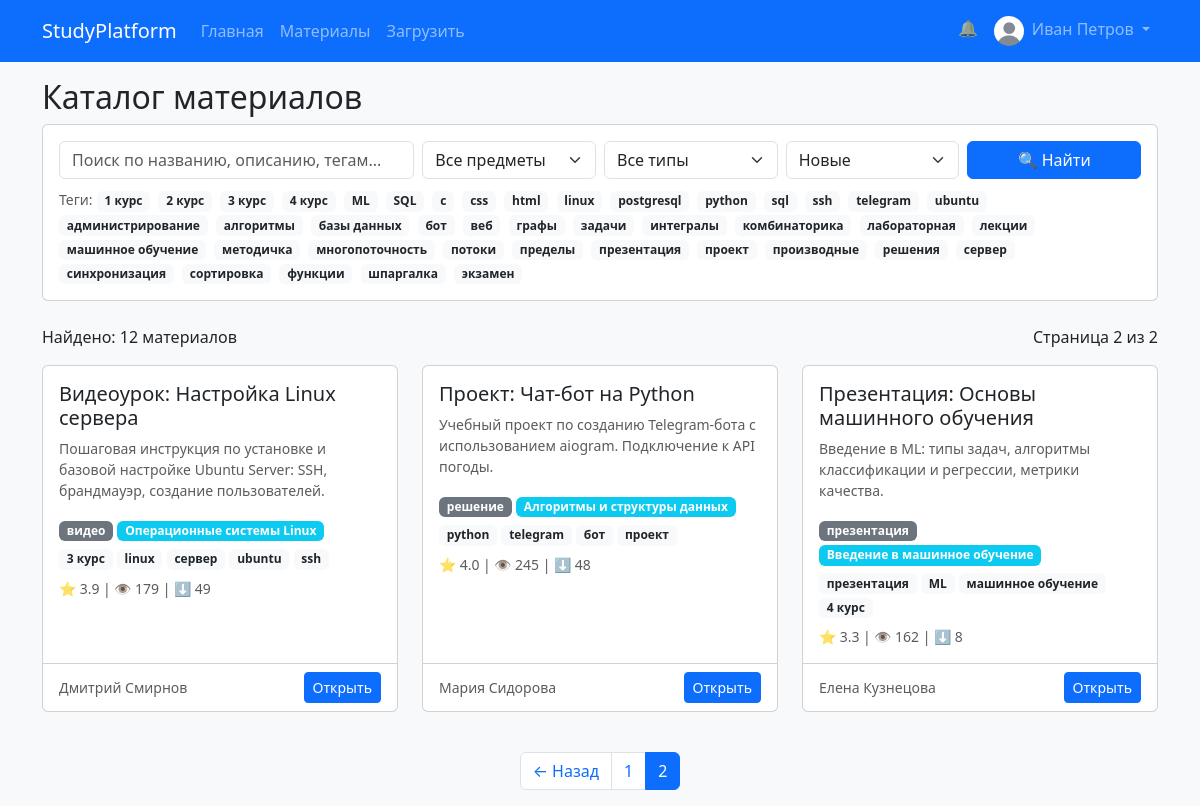
The page /materials/browse?page=2&q=&sort=date (signed in) on the database as committed earlier.
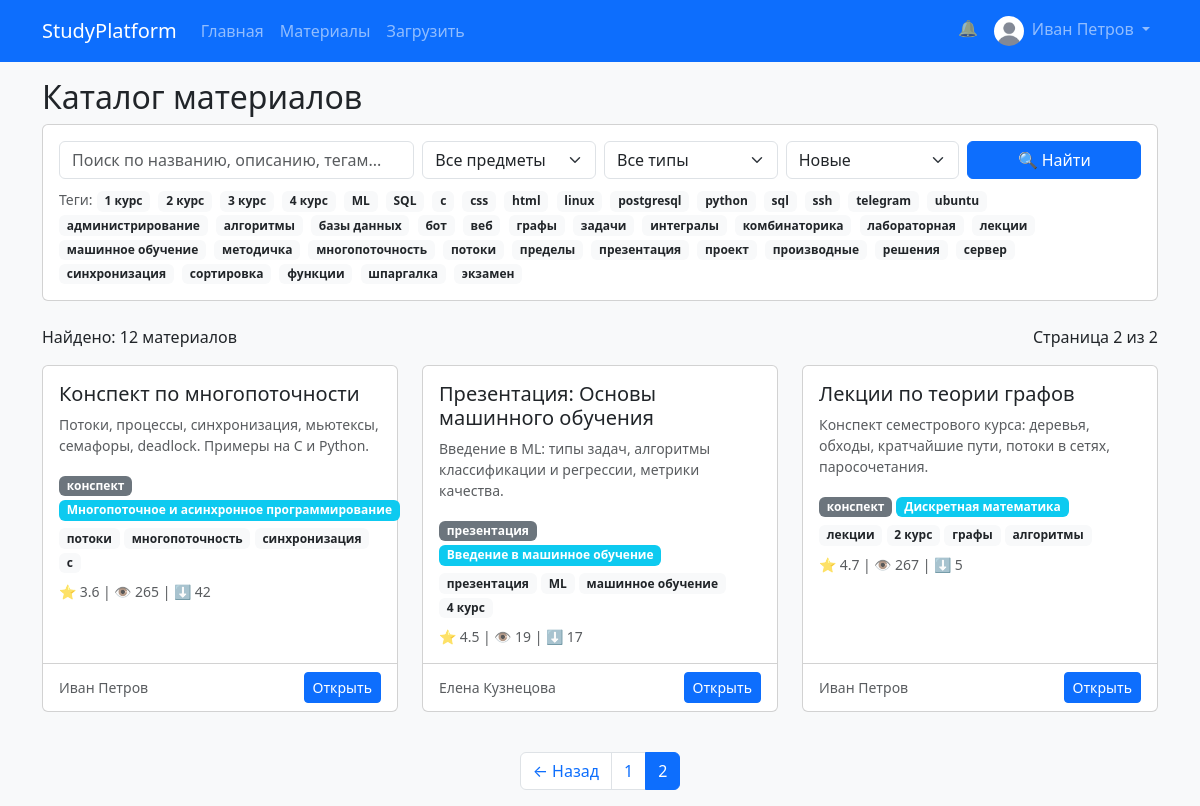
The same page on the database as committed later.
### app/models.py (models this page shows, shortened)
class Tag(db.Model):
    id = db.Column(db.Integer, primary_key=True)
    name = db.Column(db.String(50), unique=True, nullable=False)

class Material(db.Model):
    id = db.Column(db.Integer, primary_key=True)
    title = db.Column(db.String(200), nullable=False)
    description = db.Column(db.Text)
    type = db.Column(db.String(20))  # 'конспект', 'решение', 'видео', 'презентация'
    file_url = db.Column(db.String(300))  # ссылка или путь к файлу
    user_id = db.Column(db.Integer, db.ForeignKey('user.id'), nullable=False)
    subject_id = db.Column(db.Integer, db.ForeignKey('subject.id'))
    course_id = db.Column(db.Integer)  # или связь с курсом, пока просто число
    views = db.Column(db.Integer, default=0)
    downloads = db.Column(db.Integer, default=0)
    average_rating = db.Column(db.Float, default=0.0)
    created_at = db.Column(db.DateTime, default=datetime.utcnow)
    updated_at = db.Column(db.DateTime, default=datetime.utcnow, onupdate=datetime.utcnow)
    tags = db.relationship('Tag', secondary=material_tags, backref=db.backref('materials', lazy='dynamic'), lazy='dynamic')
    comments = db.relationship('Comment', backref='material', lazy='dynamic')
    ratings = db.relationship('Rating', backref='material', lazy='dynamic')
    favorites = db.relationship('Favorite', backref='material', lazy='dynamic')

class Subject(db.Model):
    id = db.Column(db.Integer, primary_key=True)
    name = db.Column(db.String(100), nullable=False)
    code = db.Column(db.String(20), unique=True)
    faculty = db.Column(db.String(100))
    description = db.Column(db.Text)
    materials = db.relationship('Material', backref='subject', lazy='dynamic')

class User(UserMixin, db.Model):
    id = db.Column(db.Integer, primary_key=True)
    email = db.Column(db.String(100), unique=True, nullable=False)
    password_hash = db.Column(db.String(128))
    full_name = db.Column(db.String(100), nullable=False)
    avatar = db.Column(db.String(200), default='defaults_avatars/default.png')
    role = db.Column(db.String(20), default='student')  # student, teacher, admin
    faculty = db.Column(db.String(100), default='')
    course = db.Column(db.String(10), default='')
    bio = db.Column(db.Text, default='')
    rating = db.Column(db.Float, default=0.0)
    created_at = db.Column(db.DateTime, default=datetime.utcnow)
    materials = db.relationship('Material', backref='author', lazy='dynamic')
    ratings = db.relationship('Rating', backref='user', lazy='dynamic')
    comments = db.relationship('Comment', backref='user', lazy='dynamic')
    favorites = db.relationship('Favorite', backref='user', lazy='dynamic')
    def is_admin(self):
        return self.role == 'admin'

### app/routes/materials.py (the view, shortened to what this page needs)
@materials_bp.route('/browse')
def browse():
    search = request.args.get('q', '')
    subject_filter = request.args.get('subject')
    type_filter = request.args.get('type')
    tag_filter = request.args.get('tag')
    sort = request.args.get('sort', 'date')
    page = request.args.get('page', 1, type=int)
    per_page = 9  # по 9 карточек на странице
    query = Material.query
    if subject_filter:
        query = query.filter(Material.subject.has(Subject.name == subject_filter))
    if type_filter:
        query = query.filter(Material.type == type_filter)
    if tag_filter:
        query = query.filter(Material.tags.any(Tag.name == tag_filter))
    if sort == 'rating':
        query = query.order_by(Material.average_rating.desc())
    elif sort == 'popular':
        query = query.order_by(Material.views.desc())
    elif sort == 'downloads':
        query = query.order_by(Material.downloads.desc())
    else:
        query = query.order_by(Material.created_at.desc())
    pagination = query.paginate(page=page, per_page=per_page, error_out=False)
    materials = pagination.items
    subjects = Subject.query.order_by(Subject.name).all()
    all_tags = Tag.query.order_by(Tag.name).all()
    return render_template('materials/browse.html',
                           materials=materials,
                           subjects=subjects,
                           all_tags=all_tags,
                           pagination=pagination,
                           current_subject=subject_filter,
                           current_type=type_filter,
                           tag_filter=tag_filter,
                           search=search,
                           sort=sort)

### app/templates/materials/browse.html (shortened to what the changed rows need)
{% extends 'base.html' %}
{% block content %}
<h2>Каталог материалов</h2>
<div class="card mb-4">
    <div class="card-body">
        {% if all_tags %}
        <div class="mt-2">
            <small class="text-muted">Теги:</small>
            {% for tag in all_tags %}
                <a href="{{ url_for('materials.browse', tag=tag.name, q=search, subject=current_subject, type=current_type, sort=sort) }}"
                   class="badge {% if tag_filter == tag.name %}bg-primary{% else %}bg-light text-dark{% endif %} text-decoration-none me-1">
                    {{ tag.name }}
                </a>
            {% endfor %}
        </div>
        {% endif %}
    </div>
</div>
<div class="row">
    {% for material in materials %}
    <div class="col-md-4 mb-3">
        <div class="card h-100">
            <div class="card-body">
                <h5 class="card-title">{{ material.title }}</h5>
                <p class="card-text text-muted small">{{ material.description[:120] if material.description else 'Без описания' }}</p>
                <span class="badge bg-secondary">{{ material.type }}</span>
                <span class="badge bg-info">{{ material.subject.name if material.subject else '—' }}</span>
                {% if material.tags.count() > 0 %}
                <div class="mt-1">
                    {% for tag in material.tags %}
                        <a href="{{ url_for('materials.browse', tag=tag.name) }}" class="badge bg-light text-dark text-decoration-none">{{ tag.name }}</a>
                    {% endfor %}
                </div>
                {% endif %}
                <div class="mt-2 small text-muted">
                    ⭐ {{ '%.1f' % material.average_rating }} | 👁 {{ material.views }} | ⬇ {{ material.downloads }}
                </div>
            </div>
            <div class="card-footer bg-transparent">
                <div class="d-flex justify-content-between align-items-center">
                    <small class="text-muted">{{ material.author.full_name }}</small>
                    <a href="{{ url_for('materials.material_detail', id=material.id) }}" class="btn btn-sm btn-primary">Открыть</a>
                </div>
            </div>
        </div>
    </div>
    {% else %}
    <div class="col-12">
        <p class="text-center text-muted">Ничего не найдено. Попробуйте изменить параметры поиска.</p>
    </div>
    {% endfor %}
</div>
{% if pagination.pages > 1 %}
<nav class="mt-4">
    <ul class="pagination justify-content-center">
        {% for page_num in pagination.iter_pages(left_edge=1, right_edge=1, left_current=2, right_current=2) %}
            {% if page_num %}
                <li class="page-item {% if page_num == pagination.page %}active{% endif %}">
                    <a class="page-link" href="{{ url_for('materials.browse', page=page_num, q=search, subject=current_subject, type=current_type, tag=tag_filter, sort=sort) }}">{{ page_num }}</a>
                </li>
            {% else %}
                <li class="page-item disabled"><span class="page-link">…</span></li>
            {% endif %}
        {% endfor %}
    </ul>
</nav>
{% endif %}
{% endblock %}

Rows that differ between the two databases and show on the page:
no longer on this page (row edited): Material: title "Видеоурок: Настройка Linux сервера", description "Пошаговая инструкция по установке и базовой настройке Ubuntu Server: SSH, брандмауэр, создание пользователей.", type "видео", subject "Операционные системы Linux", average_rating "3.9", views "179", downloads "49", author.full_name "Дмитрий Смирнов", Tag (name "3 курс"), Tag (name "linux"), Tag (name "сервер"), Tag (name "ubuntu"), Tag (name "ssh")
no longer on this page (row edited): Material: title "Проект: Чат-бот на Python", description "Учебный проект по созданию Telegram-бота с использованием aiogram. Подключение к API погоды.", type "решение", subject "Алгоритмы и структуры данных", average_rating "4.0", views "245", downloads "48", author.full_name "Мария Сидорова", Tag (name "python"), Tag (name "telegram"), Tag (name "бот"), Tag (name "проект")
now on this page (row edited): Material: title "Конспект по многопоточности", description "Потоки, процессы, синхронизация, мьютексы, семафоры, deadlock. Примеры на C и Python.", type "конспект", subject "Многопоточное и асинхронное программирование", average_rating "3.6", views "265", downloads "42", author.full_name "Иван Петров", Tag (name "потоки"), Tag (name "многопоточность"), Tag (name "синхронизация"), Tag (name "c")
changed Material "Презентация: Основы машинного обучения": average_rating "3.3" → "4.5"; views "162" → "19"; downloads "8" → "17"
now on this page (row edited): Material: title "Лекции по теории графов", description "Конспект семестрового курса: деревья, обходы, кратчайшие пути, потоки в сетях, паросочетания.", type "конспект", subject "Дискретная математика", average_rating "4.7", views "267", downloads "5", author.full_name "Иван Петров", Tag (name "лекции"), Tag (name "2 курс"), Tag (name "графы"), Tag (name "алгоритмы")
